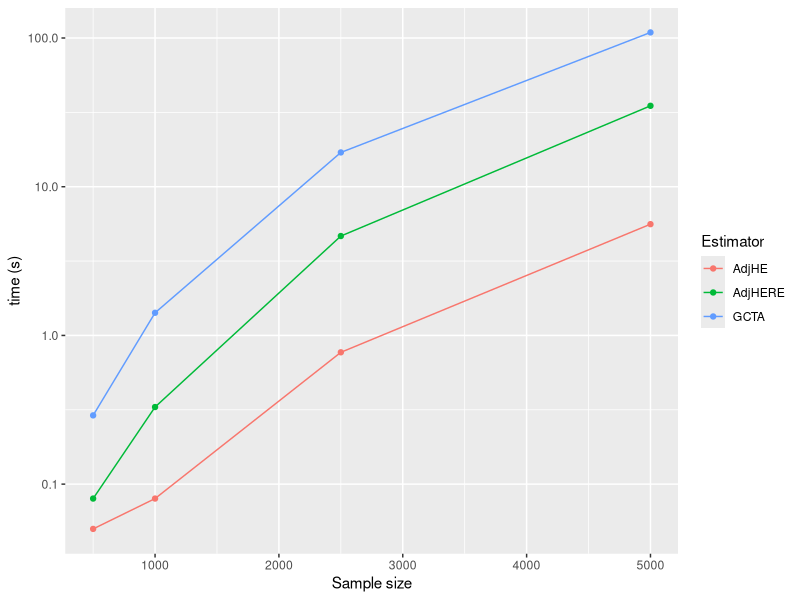

R code for this plot:
library(tidyverse)

size = c(500, 1000, 2500, 5000)
AdjHE = c(0.05, 0.08, 0.77, 5.6)
AdjHERE = c(0.08, 0.33, 4.66, 35)
GCTA = c(0.29, 1.42, 17, 109)

df <- data.frame(size, AdjHE, AdjHERE, GCTA)


df %>%
  pivot_longer(cols = c("AdjHE", "AdjHERE", "GCTA"), names_to = "Estimator", values_to = "time (s)") %>%
  ggplot(aes(x= size, y = `time (s)`, col = Estimator)) +
  geom_line() + 
  geom_point() +
  scale_y_log10() +
  # scale_x_log10() +
  xlab("Sample size")

